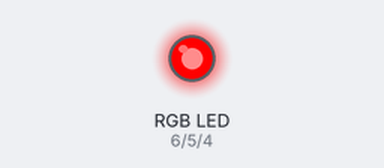
This sketch was run on a simulated Arduino Uno, built with avr-gcc and run on an emulated ATmega328P. On the bench: an RGB LED mixed from three pins (HIGH = lit).

Above: at 0.5 s.
At 2.5 s:
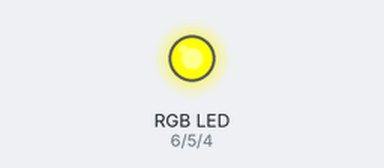
At 3.5 s:
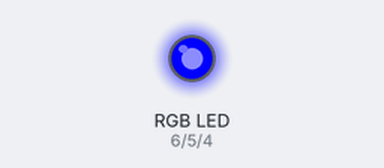
At 4.5 s:
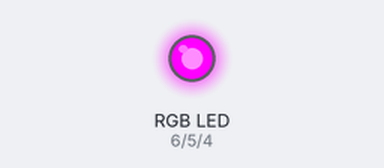
At 6.5 s:
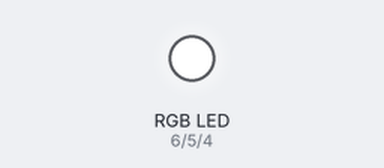
At 9.5 s:
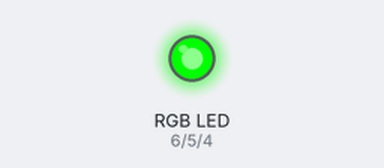
Timing chart, 0 to 10.4 s (numbered marks = the images above):
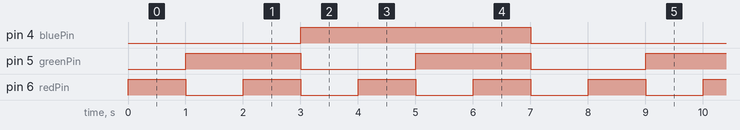

The sketch:

0304RGBLED.ino
```cpp
int redPin = 6;
int greenPin = 5;
int bluePin = 4;

//001(Red),010(Green),100(Blue)
void light(int state){
   digitalWrite(redPin,state&1);
   digitalWrite(greenPin,state&2);
   digitalWrite(bluePin,state&4);
}


void setup() {
  // put your setup code here, to run once:
  pinMode(redPin,OUTPUT);
  pinMode(greenPin,OUTPUT);
  pinMode(bluePin,OUTPUT);
}

int lightState = 0;

void loop() {
  // put your main code here, to run repeatedly:
  lightState++;

  light(lightState%8);
  delay(1000);
}
```

Measured:
- by itself, pin 4 (bluePin): alternates HIGH for 4.0 s and LOW for 4.0 s
- by itself, pin 5 (greenPin): alternates HIGH for 2.0 s and LOW for 2.0 s
- by itself, pin 6 (redPin): alternates HIGH for 1.0 s and LOW for 1.0 s
